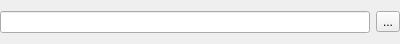
<?xml version="1.0" encoding="UTF-8"?>
<ui version="4.0">
 <class>Form</class>
 <widget class="QWidget" name="Form">
  <property name="geometry">
   <rect>
    <x>0</x>
    <y>0</y>
    <width>400</width>
    <height>44</height>
   </rect>
  </property>
  <property name="windowTitle">
   <string>Form</string>
  </property>
  <layout class="QHBoxLayout" name="horizontalLayout">
   <property name="margin">
    <number>0</number>
   </property>
   <item>
    <widget class="QLineEdit" name="uiFilenameTXT"/>
   </item>
   <item>
    <widget class="QToolButton" name="uiPickFileBTN">
     <property name="text">
      <string>...</string>
     </property>
    </widget>
   </item>
  </layout>
 </widget>
 <resources/>
 <connections/>
</ui>
